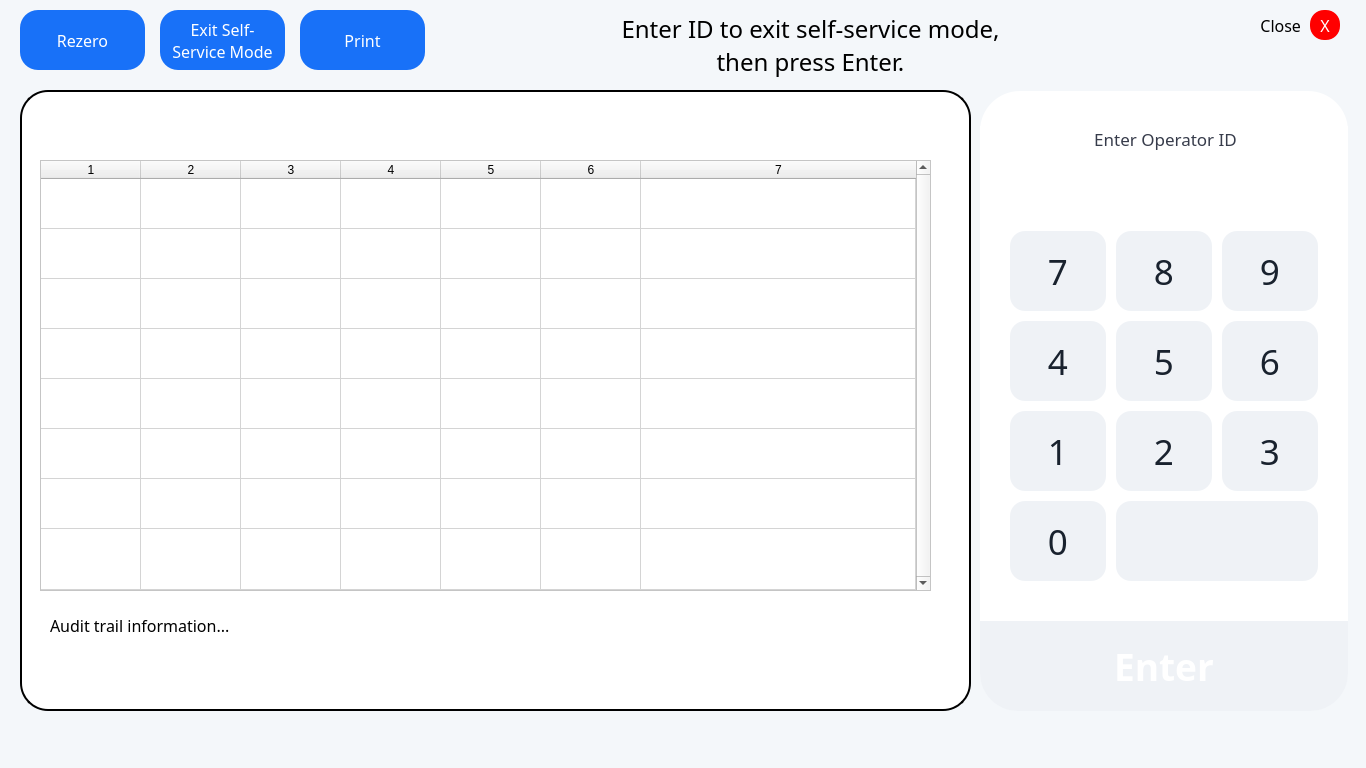
<?xml version="1.0" encoding="UTF-8"?>
<ui version="4.0">
 <class>selfserveAuditLogG2</class>
 <widget class="QWidget" name="selfserveAuditLogG2">
  <property name="geometry">
   <rect>
    <x>0</x>
    <y>0</y>
    <width>1366</width>
    <height>768</height>
   </rect>
  </property>
  <property name="sizePolicy">
   <sizepolicy hsizetype="Expanding" vsizetype="Expanding">
    <horstretch>0</horstretch>
    <verstretch>0</verstretch>
   </sizepolicy>
  </property>
  <property name="windowTitle">
   <string>Form</string>
  </property>
  <property name="styleSheet">
   <string notr="true">QWidget#selfserveAuditLogG2
{
    background-color: rgb(244,247,250);
    /*background-color: rgb(255,0,0); */
}</string>
  </property>
  <widget class="QWidget" name="screenContainer" native="true">
   <property name="geometry">
    <rect>
     <x>0</x>
     <y>0</y>
     <width>1366</width>
     <height>768</height>
    </rect>
   </property>
   <widget class="QLabel" name="lblExitLabel">
    <property name="geometry">
     <rect>
      <x>1200</x>
      <y>10</y>
      <width>101</width>
      <height>31</height>
     </rect>
    </property>
    <property name="font">
     <font>
      <family>Poppins Medium</family>
      <pointsize>12</pointsize>
     </font>
    </property>
    <property name="styleSheet">
     <string notr="true">QLabel#lblTitle
{
    color: rgb(0,0,0);
}</string>
    </property>
    <property name="text">
     <string>Close</string>
    </property>
    <property name="alignment">
     <set>Qt::AlignRight|Qt::AlignTrailing|Qt::AlignVCenter</set>
    </property>
   </widget>
   <widget class="QPushButton" name="butRezero">
    <property name="geometry">
     <rect>
      <x>20</x>
      <y>10</y>
      <width>125</width>
      <height>60</height>
     </rect>
    </property>
    <property name="minimumSize">
     <size>
      <width>125</width>
      <height>60</height>
     </size>
    </property>
    <property name="maximumSize">
     <size>
      <width>125</width>
      <height>60</height>
     </size>
    </property>
    <property name="font">
     <font>
      <family>Poppins Medium</family>
      <pointsize>12</pointsize>
      <weight>50</weight>
      <bold>false</bold>
     </font>
    </property>
    <property name="styleSheet">
     <string notr="true">QPushButton#butRezero
{
    background-color: rgb(24,113,248);
    color: rgb(255,255,255);
    border-style: solid;
    border-radius: 18px;
    border-width: 0px;
}</string>
    </property>
    <property name="text">
     <string>Rezero</string>
    </property>
   </widget>
   <widget class="QPushButton" name="butExit">
    <property name="geometry">
     <rect>
      <x>1310</x>
      <y>10</y>
      <width>30</width>
      <height>30</height>
     </rect>
    </property>
    <property name="minimumSize">
     <size>
      <width>30</width>
      <height>30</height>
     </size>
    </property>
    <property name="maximumSize">
     <size>
      <width>30</width>
      <height>30</height>
     </size>
    </property>
    <property name="font">
     <font>
      <family>Poppins Medium</family>
      <pointsize>12</pointsize>
      <weight>50</weight>
      <bold>false</bold>
     </font>
    </property>
    <property name="styleSheet">
     <string notr="true">QPushButton#butExit{
    background-color: rgb(255,0,0);
    color: rgb(255,255,255);
    border-style: solid;
    border-radius: 14px;
    border-width: 0px;
}</string>
    </property>
    <property name="text">
     <string>X</string>
    </property>
   </widget>
   <widget class="QLabel" name="lblTitle">
    <property name="geometry">
     <rect>
      <x>510</x>
      <y>10</y>
      <width>601</width>
      <height>71</height>
     </rect>
    </property>
    <property name="font">
     <font>
      <family>Poppins Medium</family>
      <pointsize>18</pointsize>
     </font>
    </property>
    <property name="styleSheet">
     <string notr="true">QLabel#lblTitle
{
    color: rgb(0,0,0);
}</string>
    </property>
    <property name="text">
     <string>Enter ID to exit self-service mode,
then press Enter.</string>
    </property>
    <property name="alignment">
     <set>Qt::AlignCenter</set>
    </property>
   </widget>
   <widget class="QPushButton" name="butQuit">
    <property name="geometry">
     <rect>
      <x>160</x>
      <y>10</y>
      <width>125</width>
      <height>60</height>
     </rect>
    </property>
    <property name="minimumSize">
     <size>
      <width>125</width>
      <height>60</height>
     </size>
    </property>
    <property name="maximumSize">
     <size>
      <width>125</width>
      <height>60</height>
     </size>
    </property>
    <property name="font">
     <font>
      <family>Poppins Medium</family>
      <pointsize>12</pointsize>
      <weight>50</weight>
      <bold>false</bold>
     </font>
    </property>
    <property name="styleSheet">
     <string notr="true">QPushButton#butQuit
{
    background-color: rgb(24,113,248);
    color: rgb(255,255,255);
    border-style: solid;
    border-radius: 18px;
    border-width: 0px;
}</string>
    </property>
    <property name="text">
     <string>Exit Self-
Service Mode</string>
    </property>
   </widget>
   <widget class="QPushButton" name="butPrint">
    <property name="geometry">
     <rect>
      <x>300</x>
      <y>10</y>
      <width>125</width>
      <height>60</height>
     </rect>
    </property>
    <property name="minimumSize">
     <size>
      <width>125</width>
      <height>60</height>
     </size>
    </property>
    <property name="maximumSize">
     <size>
      <width>125</width>
      <height>60</height>
     </size>
    </property>
    <property name="font">
     <font>
      <family>Poppins Medium</family>
      <pointsize>12</pointsize>
      <weight>50</weight>
      <bold>false</bold>
     </font>
    </property>
    <property name="styleSheet">
     <string notr="true">QPushButton#butPrint
{
    background-color: rgb(24,113,248);
    color: rgb(255,255,255);
    border-style: solid;
    border-radius: 18px;
    border-width: 0px;
}</string>
    </property>
    <property name="text">
     <string>Print</string>
    </property>
   </widget>
   <widget class="QWidget" name="wgtAuditLog" native="true">
    <property name="geometry">
     <rect>
      <x>20</x>
      <y>90</y>
      <width>951</width>
      <height>621</height>
     </rect>
    </property>
    <property name="font">
     <font>
      <family>Poppins</family>
      <pointsize>12</pointsize>
     </font>
    </property>
    <property name="styleSheet">
     <string notr="true">QWidget#wgtAuditLog
{
    background-color: rgb(255,255,255);
    color: rgb(0,0,0);
    border-style: solid;
    border-radius: 28px;
    border-width: 2px;
}</string>
    </property>
    <widget class="QLabel" name="lblUserInfo">
     <property name="geometry">
      <rect>
       <x>30</x>
       <y>520</y>
       <width>231</width>
       <height>31</height>
      </rect>
     </property>
     <property name="font">
      <font>
       <family>Poppins Medium</family>
       <pointsize>12</pointsize>
      </font>
     </property>
     <property name="styleSheet">
      <string notr="true">QLabel#lblUserInfo
{
    color: rgb(0,0,0);
    background-color:rgb(255,255,255);
} </string>
     </property>
     <property name="text">
      <string>Audit trail information...</string>
     </property>
     <property name="alignment">
      <set>Qt::AlignLeading|Qt::AlignLeft|Qt::AlignVCenter</set>
     </property>
    </widget>
    <widget class="QTableWidget" name="tblAuditLog">
     <property name="geometry">
      <rect>
       <x>20</x>
       <y>70</y>
       <width>891</width>
       <height>431</height>
      </rect>
     </property>
     <property name="minimumSize">
      <size>
       <width>691</width>
       <height>371</height>
      </size>
     </property>
     <property name="maximumSize">
      <size>
       <width>2891</width>
       <height>2571</height>
      </size>
     </property>
     <property name="font">
      <font>
       <family>Poppins</family>
       <pointsize>12</pointsize>
      </font>
     </property>
     <property name="styleSheet">
      <string notr="true">QTableWidget#tblAuditLog
{
    background-color: rgb(255,255,255);
    color: rgb(0,0,0);
}

QTableWidget::item
{ 
    selection-background-color: #55ffff;
}
    </string>
     </property>
     <property name="verticalScrollBarPolicy">
      <enum>Qt::ScrollBarAlwaysOn</enum>
     </property>
     <property name="horizontalScrollBarPolicy">
      <enum>Qt::ScrollBarAlwaysOff</enum>
     </property>
     <property name="editTriggers">
      <set>QAbstractItemView::NoEditTriggers</set>
     </property>
     <property name="selectionBehavior">
      <enum>QAbstractItemView::SelectRows</enum>
     </property>
     <property name="rowCount">
      <number>8</number>
     </property>
     <property name="columnCount">
      <number>7</number>
     </property>
     <attribute name="horizontalHeaderStretchLastSection">
      <bool>true</bool>
     </attribute>
     <attribute name="verticalHeaderVisible">
      <bool>false</bool>
     </attribute>
     <attribute name="verticalHeaderCascadingSectionResizes">
      <bool>true</bool>
     </attribute>
     <attribute name="verticalHeaderMinimumSectionSize">
      <number>50</number>
     </attribute>
     <attribute name="verticalHeaderDefaultSectionSize">
      <number>50</number>
     </attribute>
     <attribute name="verticalHeaderHighlightSections">
      <bool>false</bool>
     </attribute>
     <attribute name="verticalHeaderStretchLastSection">
      <bool>true</bool>
     </attribute>
     <row/>
     <row/>
     <row/>
     <row/>
     <row/>
     <row/>
     <row/>
     <row/>
     <column/>
     <column/>
     <column/>
     <column/>
     <column/>
     <column/>
     <column/>
     <item row="0" column="0">
      <property name="text">
       <string/>
      </property>
     </item>
    </widget>
   </widget>
   <widget class="QWidget" name="wgtNumPad" native="true">
    <property name="geometry">
     <rect>
      <x>980</x>
      <y>91</y>
      <width>368</width>
      <height>620</height>
     </rect>
    </property>
    <property name="minimumSize">
     <size>
      <width>368</width>
      <height>620</height>
     </size>
    </property>
    <property name="maximumSize">
     <size>
      <width>368</width>
      <height>620</height>
     </size>
    </property>
    <property name="autoFillBackground">
     <bool>false</bool>
    </property>
    <property name="styleSheet">
     <string notr="true">QWidget#wgtNumPad
{
    background-color: rgb(255,255,255);
    color: rgb(25,34,46);
    border-style: solid;
    border-radius: 40px;
   /* border-top-left-radius: 0px;
    border-top-right-radius: 0px;
    border-bottom-left-radius: 40px;
    border-bottom-right-radius: 40px;
    border-width: 1px;
    border-color: rgb(255,0,0); */
}</string>
    </property>
    <widget class="QPushButton" name="butSeven">
     <property name="geometry">
      <rect>
       <x>30</x>
       <y>140</y>
       <width>96</width>
       <height>80</height>
      </rect>
     </property>
     <property name="minimumSize">
      <size>
       <width>96</width>
       <height>80</height>
      </size>
     </property>
     <property name="maximumSize">
      <size>
       <width>96</width>
       <height>80</height>
      </size>
     </property>
     <property name="font">
      <font>
       <family>Poppins SemiBold</family>
       <pointsize>26</pointsize>
       <weight>50</weight>
       <bold>false</bold>
      </font>
     </property>
     <property name="styleSheet">
      <string notr="true">QPushButton#butSeven
{
    background-color: rgb(239,242,246);
    color: rgb(25,34,46);
    border-style: solid;
    border-radius: 15px;
    border-width: 0px;
    line-height: 10px;
}</string>
     </property>
     <property name="text">
      <string notr="true">7</string>
     </property>
    </widget>
    <widget class="QPushButton" name="butEight">
     <property name="geometry">
      <rect>
       <x>136</x>
       <y>140</y>
       <width>96</width>
       <height>80</height>
      </rect>
     </property>
     <property name="minimumSize">
      <size>
       <width>96</width>
       <height>80</height>
      </size>
     </property>
     <property name="maximumSize">
      <size>
       <width>96</width>
       <height>100</height>
      </size>
     </property>
     <property name="font">
      <font>
       <family>Poppins Medium</family>
       <pointsize>26</pointsize>
       <weight>50</weight>
       <bold>false</bold>
       <stylestrategy>PreferAntialias</stylestrategy>
      </font>
     </property>
     <property name="styleSheet">
      <string notr="true">QPushButton#butEight
{
    background-color: rgb(239,242,246);
    color: rgb(25,34,46);
    border-style: solid;
    border-radius: 15px;
    border-width: 0px;
}</string>
     </property>
     <property name="text">
      <string>8</string>
     </property>
    </widget>
    <widget class="QPushButton" name="butNine">
     <property name="geometry">
      <rect>
       <x>242</x>
       <y>140</y>
       <width>96</width>
       <height>80</height>
      </rect>
     </property>
     <property name="minimumSize">
      <size>
       <width>96</width>
       <height>80</height>
      </size>
     </property>
     <property name="maximumSize">
      <size>
       <width>96</width>
       <height>100</height>
      </size>
     </property>
     <property name="font">
      <font>
       <family>Poppins Medium</family>
       <pointsize>26</pointsize>
       <weight>50</weight>
       <bold>false</bold>
       <stylestrategy>PreferAntialias</stylestrategy>
      </font>
     </property>
     <property name="styleSheet">
      <string notr="true">QPushButton#butNine
{
    background-color: rgb(239,242,246);
    color: rgb(25,34,46);
    border-style: solid;
    border-radius: 15px;
    border-width: 0px;
}</string>
     </property>
     <property name="text">
      <string>9</string>
     </property>
    </widget>
    <widget class="QPushButton" name="butFive">
     <property name="geometry">
      <rect>
       <x>136</x>
       <y>230</y>
       <width>96</width>
       <height>80</height>
      </rect>
     </property>
     <property name="minimumSize">
      <size>
       <width>96</width>
       <height>80</height>
      </size>
     </property>
     <property name="maximumSize">
      <size>
       <width>96</width>
       <height>100</height>
      </size>
     </property>
     <property name="font">
      <font>
       <family>Poppins Medium</family>
       <pointsize>26</pointsize>
       <weight>50</weight>
       <bold>false</bold>
       <stylestrategy>PreferAntialias</stylestrategy>
      </font>
     </property>
     <property name="styleSheet">
      <string notr="true">QPushButton#butFive
{
    background-color: rgb(239,242,246);
    color: rgb(25,34,46);
    border-style: solid;
    border-radius: 15px;
    border-width: 0px;
}</string>
     </property>
     <property name="text">
      <string>5</string>
     </property>
    </widget>
    <widget class="QPushButton" name="butSix">
     <property name="geometry">
      <rect>
       <x>242</x>
       <y>230</y>
       <width>96</width>
       <height>80</height>
      </rect>
     </property>
     <property name="minimumSize">
      <size>
       <width>96</width>
       <height>80</height>
      </size>
     </property>
     <property name="maximumSize">
      <size>
       <width>96</width>
       <height>100</height>
      </size>
     </property>
     <property name="font">
      <font>
       <family>Poppins Medium</family>
       <pointsize>26</pointsize>
       <weight>50</weight>
       <bold>false</bold>
       <stylestrategy>PreferAntialias</stylestrategy>
      </font>
     </property>
     <property name="styleSheet">
      <string notr="true">QPushButton#butSix
{
    background-color: rgb(239,242,246);
    color: rgb(25,34,46);
    border-style: solid;
    border-radius: 15px;
    border-width: 0px;
}</string>
     </property>
     <property name="text">
      <string>6</string>
     </property>
    </widget>
    <widget class="QPushButton" name="butThree">
     <property name="geometry">
      <rect>
       <x>242</x>
       <y>320</y>
       <width>96</width>
       <height>80</height>
      </rect>
     </property>
     <property name="minimumSize">
      <size>
       <width>96</width>
       <height>80</height>
      </size>
     </property>
     <property name="maximumSize">
      <size>
       <width>96</width>
       <height>100</height>
      </size>
     </property>
     <property name="font">
      <font>
       <family>Poppins Medium</family>
       <pointsize>26</pointsize>
       <weight>50</weight>
       <bold>false</bold>
       <stylestrategy>PreferAntialias</stylestrategy>
      </font>
     </property>
     <property name="styleSheet">
      <string notr="true">QPushButton#butThree
{
    background-color: rgb(239,242,246);
    color: rgb(25,34,46);
    border-style: solid;
    border-radius: 15px;
    border-width: 0px;
}</string>
     </property>
     <property name="text">
      <string>3</string>
     </property>
    </widget>
    <widget class="QPushButton" name="butOne">
     <property name="geometry">
      <rect>
       <x>30</x>
       <y>320</y>
       <width>96</width>
       <height>80</height>
      </rect>
     </property>
     <property name="minimumSize">
      <size>
       <width>96</width>
       <height>80</height>
      </size>
     </property>
     <property name="maximumSize">
      <size>
       <width>96</width>
       <height>100</height>
      </size>
     </property>
     <property name="font">
      <font>
       <family>Poppins SemiBold</family>
       <pointsize>26</pointsize>
       <weight>50</weight>
       <bold>false</bold>
      </font>
     </property>
     <property name="styleSheet">
      <string notr="true">QPushButton#butOne
{
    background-color: rgb(239,242,246);
    color: rgb(25,34,46);
    border-style: solid;
    border-radius: 15px;
    border-width: 0px;
}</string>
     </property>
     <property name="text">
      <string>1</string>
     </property>
    </widget>
    <widget class="QPushButton" name="butFour">
     <property name="geometry">
      <rect>
       <x>30</x>
       <y>230</y>
       <width>96</width>
       <height>80</height>
      </rect>
     </property>
     <property name="minimumSize">
      <size>
       <width>96</width>
       <height>80</height>
      </size>
     </property>
     <property name="maximumSize">
      <size>
       <width>96</width>
       <height>100</height>
      </size>
     </property>
     <property name="font">
      <font>
       <family>Poppins Medium</family>
       <pointsize>26</pointsize>
       <weight>50</weight>
       <bold>false</bold>
       <stylestrategy>PreferAntialias</stylestrategy>
      </font>
     </property>
     <property name="styleSheet">
      <string notr="true">QPushButton#butFour
{
    background-color: rgb(239,242,246);
    color: rgb(25,34,46);
    border-style: solid;
    border-radius: 15px;
    border-width: 0px;
}</string>
     </property>
     <property name="text">
      <string>4</string>
     </property>
    </widget>
    <widget class="QPushButton" name="butTwo">
     <property name="geometry">
      <rect>
       <x>136</x>
       <y>320</y>
       <width>96</width>
       <height>80</height>
      </rect>
     </property>
     <property name="minimumSize">
      <size>
       <width>96</width>
       <height>80</height>
      </size>
     </property>
     <property name="maximumSize">
      <size>
       <width>96</width>
       <height>100</height>
      </size>
     </property>
     <property name="font">
      <font>
       <family>Poppins Medium</family>
       <pointsize>26</pointsize>
       <weight>50</weight>
       <bold>false</bold>
       <stylestrategy>PreferAntialias</stylestrategy>
      </font>
     </property>
     <property name="styleSheet">
      <string notr="true">QPushButton#butTwo
{
    background-color: rgb(239,242,246);
    color: rgb(25,34,46);
    border-style: solid;
    border-radius: 15px;
    border-width: 0px;
}</string>
     </property>
     <property name="text">
      <string>2</string>
     </property>
    </widget>
    <widget class="QPushButton" name="butZero">
     <property name="geometry">
      <rect>
       <x>30</x>
       <y>410</y>
       <width>96</width>
       <height>80</height>
      </rect>
     </property>
     <property name="minimumSize">
      <size>
       <width>96</width>
       <height>80</height>
      </size>
     </property>
     <property name="maximumSize">
      <size>
       <width>96</width>
       <height>100</height>
      </size>
     </property>
     <property name="font">
      <font>
       <family>Poppins SemiBold</family>
       <pointsize>26</pointsize>
       <weight>50</weight>
       <bold>false</bold>
      </font>
     </property>
     <property name="styleSheet">
      <string notr="true">QPushButton#butZero
{
    background-color: rgb(239,242,246);
    color: rgb(25,34,46);
    border-style: solid;
    border-radius: 15px;
    border-width: 0px;
}</string>
     </property>
     <property name="text">
      <string>0</string>
     </property>
    </widget>
    <widget class="QPushButton" name="butBackspace">
     <property name="geometry">
      <rect>
       <x>136</x>
       <y>410</y>
       <width>202</width>
       <height>80</height>
      </rect>
     </property>
     <property name="minimumSize">
      <size>
       <width>202</width>
       <height>80</height>
      </size>
     </property>
     <property name="maximumSize">
      <size>
       <width>202</width>
       <height>80</height>
      </size>
     </property>
     <property name="font">
      <font>
       <family>Poppins SemiBold</family>
       <pointsize>26</pointsize>
       <weight>75</weight>
       <bold>true</bold>
      </font>
     </property>
     <property name="styleSheet">
      <string notr="true">QPushButton#butBackspace
{
	background:url(:/images/screens/numberpad-backspace-bttn.png);
    background-color: rgb(239,242,246);
    color: rgb(25,34,46);
    border-style: solid;
    border-radius: 15px;
    border-width: 0px;
}</string>
     </property>
     <property name="text">
      <string/>
     </property>
    </widget>
    <widget class="QPushButton" name="butEnter">
     <property name="geometry">
      <rect>
       <x>0</x>
       <y>530</y>
       <width>368</width>
       <height>90</height>
      </rect>
     </property>
     <property name="minimumSize">
      <size>
       <width>368</width>
       <height>90</height>
      </size>
     </property>
     <property name="maximumSize">
      <size>
       <width>368</width>
       <height>90</height>
      </size>
     </property>
     <property name="font">
      <font>
       <family>Poppins Medium</family>
       <pointsize>28</pointsize>
       <weight>75</weight>
       <bold>true</bold>
      </font>
     </property>
     <property name="styleSheet">
      <string notr="true">QPushButton#butEnter
{
	background:url(:/images/screens/numberpad-enter-bttn.png);
    background-color: rgb(239,242,246);
    color: rgb(255,255,255);
    border-style: solid;
    border-top-left-radius: 0px;
    border-top-right-radius: 0px;
    border-bottom-left-radius: 38px;
    border-bottom-right-radius: 38px;
    border-width: 0px;
}</string>
     </property>
     <property name="text">
      <string>Enter</string>
     </property>
    </widget>
    <widget class="QLabel" name="lblEnterItem">
     <property name="geometry">
      <rect>
       <x>0</x>
       <y>35</y>
       <width>371</width>
       <height>26</height>
      </rect>
     </property>
     <property name="font">
      <font>
       <family>Poppins</family>
       <pointsize>13</pointsize>
      </font>
     </property>
     <property name="styleSheet">
      <string notr="true">QLabel#lblEnterItem
{
    color: rgb(55,60,75);
    background-color:rgb(255,255,255);
}</string>
     </property>
     <property name="text">
      <string>Enter Operator ID</string>
     </property>
     <property name="alignment">
      <set>Qt::AlignCenter</set>
     </property>
    </widget>
    <widget class="hobart::numericLineEdit" name="txtOpID">
     <property name="geometry">
      <rect>
       <x>10</x>
       <y>68</y>
       <width>351</width>
       <height>61</height>
      </rect>
     </property>
     <property name="font">
      <font>
       <family>Poppins</family>
       <pointsize>42</pointsize>
       <weight>75</weight>
       <bold>true</bold>
      </font>
     </property>
     <property name="styleSheet">
      <string notr="true">QLineEdit#txtOpID
{
    color: rgb(25,34,46);
    background-color:rgb(255,255,255);
    border: 0px;
}</string>
     </property>
     <property name="text">
      <string notr="true"/>
     </property>
     <property name="alignment">
      <set>Qt::AlignCenter</set>
     </property>
    </widget>
   </widget>
  </widget>
 </widget>
 <customwidgets>
  <customwidget>
   <class>hobart::numericLineEdit</class>
   <extends>QLineEdit</extends>
   <header location="global">numericlineedit.h</header>
  </customwidget>
 </customwidgets>
 <resources/>
 <connections/>
</ui>
